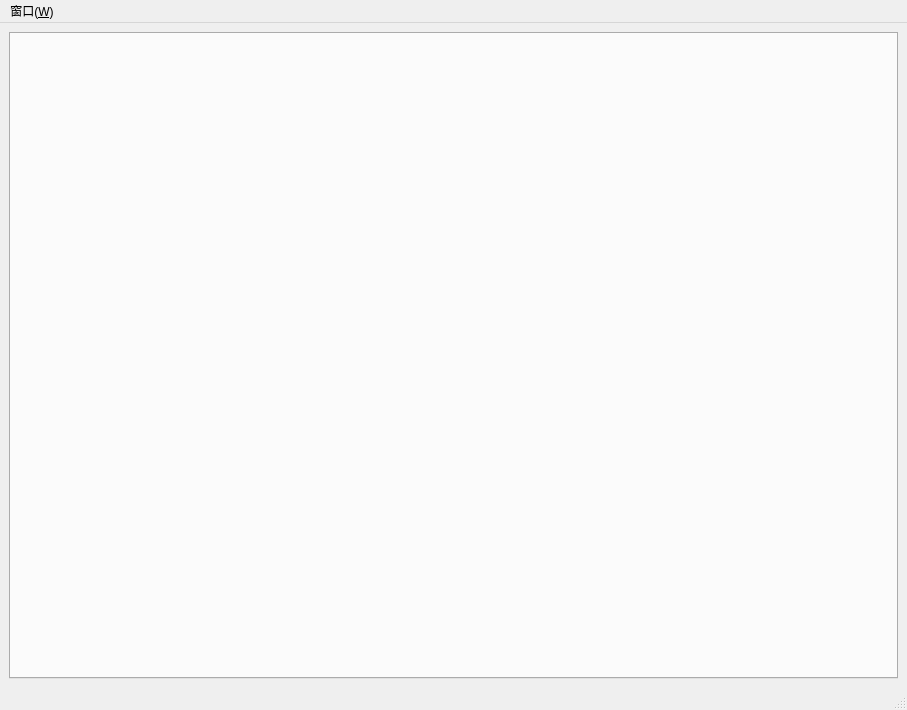
<?xml version="1.0" encoding="UTF-8"?>
<ui version="4.0">
 <class>MainWindow</class>
 <widget class="QMainWindow" name="MainWindow">
  <property name="geometry">
   <rect>
    <x>0</x>
    <y>0</y>
    <width>907</width>
    <height>710</height>
   </rect>
  </property>
  <property name="windowTitle">
   <string>MainWindow</string>
  </property>
  <widget class="QWidget" name="centralwidget">
   <layout class="QGridLayout" name="gridLayout">
    <item row="0" column="0">
     <widget class="QTabWidget" name="tabWidget"/>
    </item>
   </layout>
  </widget>
  <widget class="QMenuBar" name="menubar">
   <property name="geometry">
    <rect>
     <x>0</x>
     <y>0</y>
     <width>907</width>
     <height>25</height>
    </rect>
   </property>
   <widget class="QMenu" name="menu_W">
    <property name="title">
     <string>窗口(&amp;W)</string>
    </property>
   </widget>
   <addaction name="menu_W"/>
  </widget>
  <widget class="QStatusBar" name="statusbar"/>
 </widget>
 <resources/>
 <connections/>
</ui>
